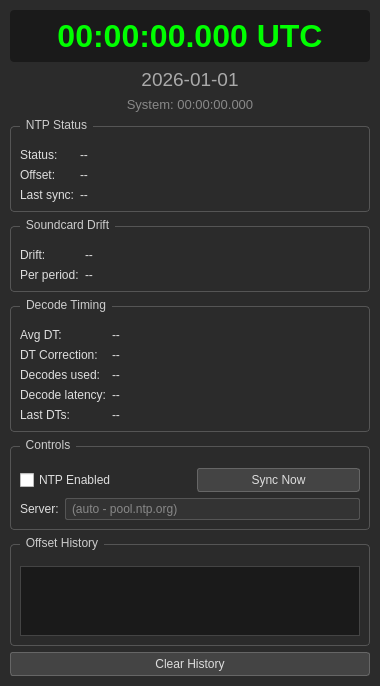
<?xml version="1.0" encoding="UTF-8"?>
<ui version="4.0">
 <class>TimeSyncPanel</class>
 <widget class="QDialog" name="TimeSyncPanel">
  <property name="geometry">
   <rect>
    <x>0</x>
    <y>0</y>
    <width>380</width>
    <height>520</height>
   </rect>
  </property>
  <property name="windowTitle">
   <string>Time Synchronization</string>
  </property>
  <property name="styleSheet">
   <string notr="true">QDialog { background-color: #2b2b2b; color: #ddd; }
QGroupBox { border: 1px solid #555; border-radius: 4px; margin-top: 8px; padding-top: 12px; color: #ccc; }
QGroupBox::title { subcontrol-origin: margin; left: 10px; padding: 0 4px; }
QPushButton { background-color: #444; color: #ddd; border: 1px solid #666; border-radius: 3px; padding: 4px 12px; }
QPushButton:hover { background-color: #555; }
QCheckBox { color: #ddd; }
QLineEdit { background-color: #333; color: #ddd; border: 1px solid #555; border-radius: 2px; padding: 2px 4px; }
QLabel { color: #ddd; }</string>
  </property>
  <layout class="QVBoxLayout" name="verticalLayout">
   <property name="spacing">
    <number>6</number>
   </property>
   <property name="leftMargin">
    <number>10</number>
   </property>
   <property name="topMargin">
    <number>10</number>
   </property>
   <property name="rightMargin">
    <number>10</number>
   </property>
   <property name="bottomMargin">
    <number>10</number>
   </property>
   <item>
    <widget class="QLabel" name="lblUtcClock">
     <property name="text">
      <string>00:00:00.000 UTC</string>
     </property>
     <property name="alignment">
      <set>Qt::AlignCenter</set>
     </property>
     <property name="styleSheet">
      <string notr="true">font-family: Consolas, 'Courier New', monospace; font-size: 24pt; font-weight: bold; color: #00ff00; background-color: #1a1a1a; padding: 8px; border-radius: 4px;</string>
     </property>
    </widget>
   </item>
   <item>
    <widget class="QLabel" name="lblUtcDate">
     <property name="text">
      <string>2026-01-01</string>
     </property>
     <property name="alignment">
      <set>Qt::AlignCenter</set>
     </property>
     <property name="styleSheet">
      <string notr="true">font-size: 14pt; color: #aaa;</string>
     </property>
    </widget>
   </item>
   <item>
    <widget class="QLabel" name="lblSystemClock">
     <property name="text">
      <string>System: 00:00:00.000</string>
     </property>
     <property name="alignment">
      <set>Qt::AlignCenter</set>
     </property>
     <property name="styleSheet">
      <string notr="true">font-size: 10pt; color: #888;</string>
     </property>
    </widget>
   </item>
   <item>
    <widget class="QGroupBox" name="groupNtp">
     <property name="title">
      <string>NTP Status</string>
     </property>
     <layout class="QFormLayout" name="formLayoutNtp">
      <item row="0" column="0">
       <widget class="QLabel" name="labelStatus">
        <property name="text">
         <string>Status:</string>
        </property>
       </widget>
      </item>
      <item row="0" column="1">
       <widget class="QLabel" name="lblNtpStatus">
        <property name="text">
         <string>--</string>
        </property>
       </widget>
      </item>
      <item row="1" column="0">
       <widget class="QLabel" name="labelOffset">
        <property name="text">
         <string>Offset:</string>
        </property>
       </widget>
      </item>
      <item row="1" column="1">
       <widget class="QLabel" name="lblNtpOffset">
        <property name="text">
         <string>--</string>
        </property>
       </widget>
      </item>
      <item row="2" column="0">
       <widget class="QLabel" name="labelLastSync">
        <property name="text">
         <string>Last sync:</string>
        </property>
       </widget>
      </item>
      <item row="2" column="1">
       <widget class="QLabel" name="lblLastSync">
        <property name="text">
         <string>--</string>
        </property>
       </widget>
      </item>
     </layout>
    </widget>
   </item>
   <item>
    <widget class="QGroupBox" name="groupDrift">
     <property name="title">
      <string>Soundcard Drift</string>
     </property>
     <layout class="QFormLayout" name="formLayoutDrift">
      <item row="0" column="0">
       <widget class="QLabel" name="labelDriftPpm">
        <property name="text">
         <string>Drift:</string>
        </property>
       </widget>
      </item>
      <item row="0" column="1">
       <widget class="QLabel" name="lblDriftPpm">
        <property name="text">
         <string>--</string>
        </property>
       </widget>
      </item>
      <item row="1" column="0">
       <widget class="QLabel" name="labelDriftPeriod">
        <property name="text">
         <string>Per period:</string>
        </property>
       </widget>
      </item>
      <item row="1" column="1">
       <widget class="QLabel" name="lblDriftPerPeriod">
        <property name="text">
         <string>--</string>
        </property>
       </widget>
      </item>
     </layout>
    </widget>
   </item>
   <item>
    <widget class="QGroupBox" name="groupDecodeTiming">
     <property name="title">
      <string>Decode Timing</string>
     </property>
     <layout class="QFormLayout" name="formLayoutDecodeTiming">
      <item row="0" column="0">
       <widget class="QLabel" name="labelAvgDt">
        <property name="text">
         <string>Avg DT:</string>
        </property>
       </widget>
      </item>
      <item row="0" column="1">
       <widget class="QLabel" name="lblAvgDt">
        <property name="text">
         <string>--</string>
        </property>
       </widget>
      </item>
      <item row="1" column="0">
       <widget class="QLabel" name="labelDtCorrection">
        <property name="text">
         <string>DT Correction:</string>
        </property>
       </widget>
      </item>
      <item row="1" column="1">
       <widget class="QLabel" name="lblDtCorrection">
        <property name="text">
         <string>--</string>
        </property>
       </widget>
      </item>
      <item row="2" column="0">
       <widget class="QLabel" name="labelDecodeCount">
        <property name="text">
         <string>Decodes used:</string>
        </property>
       </widget>
      </item>
      <item row="2" column="1">
       <widget class="QLabel" name="lblDecodeCount">
        <property name="text">
         <string>--</string>
        </property>
       </widget>
      </item>
      <item row="3" column="0">
       <widget class="QLabel" name="labelDecodeLatency">
        <property name="text">
         <string>Decode latency:</string>
        </property>
       </widget>
      </item>
      <item row="3" column="1">
       <widget class="QLabel" name="lblDecodeLatency">
        <property name="text">
         <string>--</string>
        </property>
       </widget>
      </item>
      <item row="4" column="0">
       <widget class="QLabel" name="labelLastDts">
        <property name="text">
         <string>Last DTs:</string>
        </property>
       </widget>
      </item>
      <item row="4" column="1">
       <widget class="QLabel" name="lblLastDts">
        <property name="text">
         <string>--</string>
        </property>
        <property name="wordWrap">
         <bool>true</bool>
        </property>
       </widget>
      </item>
     </layout>
    </widget>
   </item>
   <item>
    <widget class="QGroupBox" name="groupControls">
     <property name="title">
      <string>Controls</string>
     </property>
     <layout class="QVBoxLayout" name="verticalLayoutControls">
      <item>
       <layout class="QHBoxLayout" name="horizontalLayoutControls">
        <item>
         <widget class="QCheckBox" name="cbNtpEnabled">
          <property name="text">
           <string>NTP Enabled</string>
          </property>
         </widget>
        </item>
        <item>
         <spacer name="horizontalSpacer">
          <property name="orientation">
           <enum>Qt::Horizontal</enum>
          </property>
         </spacer>
        </item>
        <item>
         <widget class="QPushButton" name="btnSyncNow">
          <property name="text">
           <string>Sync Now</string>
          </property>
         </widget>
        </item>
       </layout>
      </item>
      <item>
       <layout class="QHBoxLayout" name="horizontalLayoutServer">
        <item>
         <widget class="QLabel" name="labelServer">
          <property name="text">
           <string>Server:</string>
          </property>
         </widget>
        </item>
        <item>
         <widget class="QLineEdit" name="editCustomServer">
          <property name="placeholderText">
           <string>(auto - pool.ntp.org)</string>
          </property>
         </widget>
        </item>
       </layout>
      </item>
     </layout>
    </widget>
   </item>
   <item>
    <widget class="QGroupBox" name="groupHistory">
     <property name="title">
      <string>Offset History</string>
     </property>
     <layout class="QVBoxLayout" name="verticalLayoutHistory">
      <item>
       <widget class="QListWidget" name="listHistory">
        <property name="minimumHeight">
         <number>80</number>
        </property>
        <property name="styleSheet">
         <string notr="true">QListWidget { background-color: #1a1a1a; color: #ddd; border: 1px solid #444; font-family: Consolas, 'Courier New', monospace; font-size: 9pt; }</string>
        </property>
        <property name="selectionMode">
         <enum>QAbstractItemView::NoSelection</enum>
        </property>
       </widget>
      </item>
     </layout>
    </widget>
   </item>
   <item>
    <widget class="QPushButton" name="btnClearHistory">
     <property name="text">
      <string>Clear History</string>
     </property>
    </widget>
   </item>
  </layout>
 </widget>
 <resources/>
 <connections/>
</ui>
